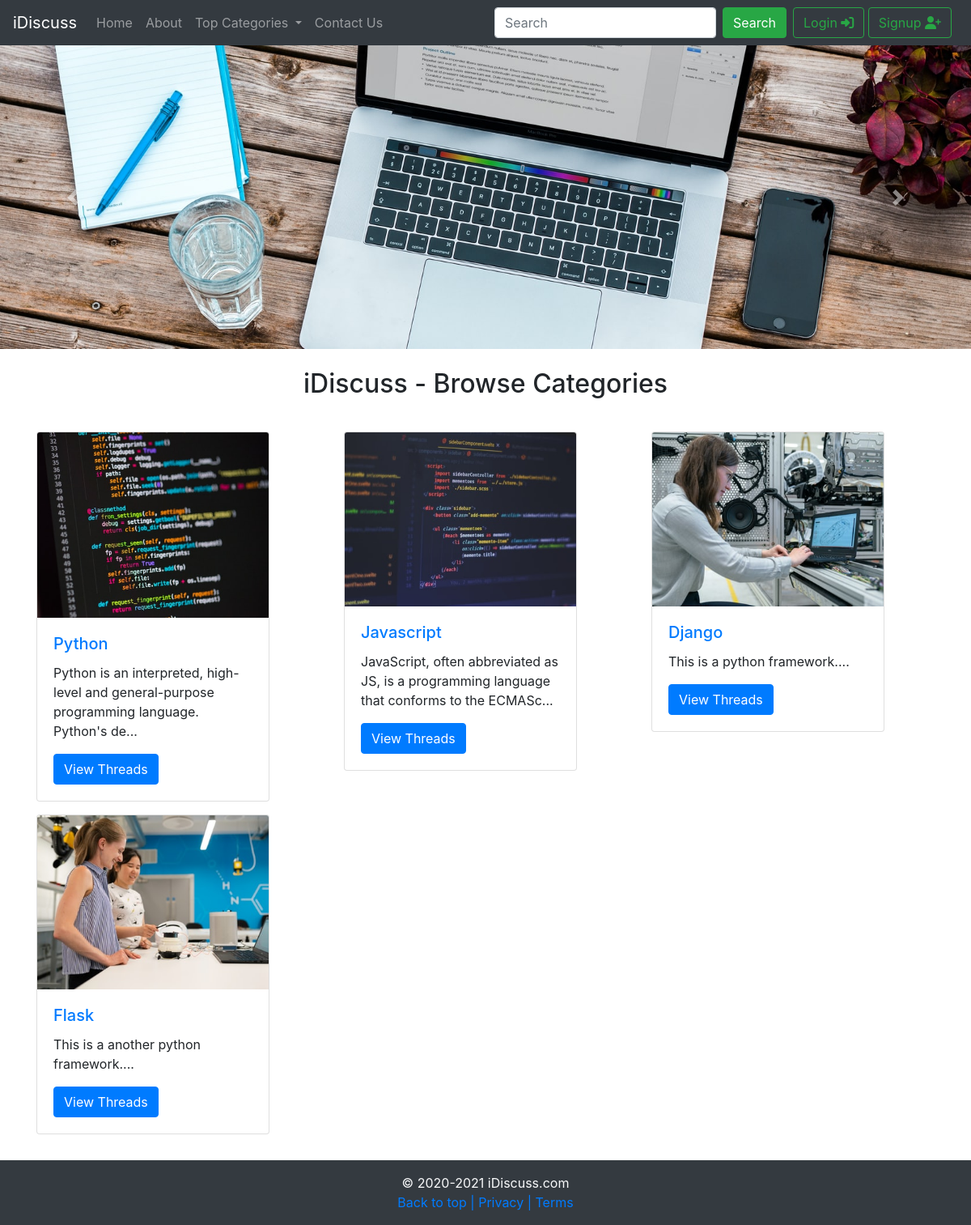
The page / on the database its author committed.
### tables this page shows
CREATE TABLE `categories` (
  `category_id` int(8) NOT NULL,
  `category_name` varchar(255) NOT NULL,
  `category_description` varchar(255) NOT NULL,
  `created` datetime NOT NULL DEFAULT current_timestamp()
);

### index.php (the view, shortened to what this page needs)
<!doctype html>
<html lang="en">
<head>
    <link rel="stylesheet" href="https://cdn.jsdelivr.net/npm/bootstrap@4.5.3/dist/css/bootstrap.min.css"
>
</head>
<body>
    <?php include "partials/_nav.php"; ?>
    <div id="carouselExampleFade" class="carousel slide carousel-fade" data-ride="carousel">
        <div class="carousel-inner">
            <div class="carousel-item active">
                <img src="img/Courosel1.jpg" class="d-block w-100" alt="...">
            </div>
        </div>
        <a class="carousel-control-prev" href="#carouselExampleFade" role="button" data-slide="prev">
            <span class="carousel-control-prev-icon" aria-hidden="true"></span>
        </a>
        <a class="carousel-control-next" href="#carouselExampleFade" role="button" data-slide="next">
            <span class="carousel-control-next-icon" aria-hidden="true"></span>
        </a>
    </div>
    <div class="container my-4">
        <h2 class="text-center">iDiscuss - Browse Categories</h2>
        <br>
        <div class="row">
            <?php
            $sql = "SELECT * FROM `categories`";
            $result = mysqli_query($conn, $sql);
            while($row = mysqli_fetch_assoc($result)){
                $id = $row['category_id'];
                $cat = $row['category_name'];
                $desc = $row['category_description'];
                echo '<div class="col-md-4">
                <div class="card my-2" style="width: 18rem;">
                    <img src="img/card-'. $id .'.jpg" class="card-img-top" alt="Image for category - '. $cat .'">
                    <div class="card-body">
                        <h5 class="card-title"><a href="threadlist.php?catid=' .$id . '">' .$cat . '</a></h5>
                        <p class="card-text">'. substr($desc, 0, 90) .'...</p>
                        <a href="threadlist.php?catid=' .$id . '" class="btn btn-primary">View Threads</a>
                    </div>
                </div>
            </div>';
            }
            ?>
        </div>
    </div>
    <?php include "partials/_footer.php"; ?>
</body>
</html>

### partials/_nav.php (shortened to what this page needs)
<?php
echo '<nav class="navbar sticky-top navbar-expand-lg navbar-dark bg-dark">
<a class="navbar-brand" href="index.php">iDiscuss</a>
<button class="navbar-toggler" type="button" data-toggle="collapse" data-target="#navbarSupportedContent" aria-controls="navbarSupportedContent" aria-expanded="false" aria-label="Toggle navigation">
  <span class="navbar-toggler-icon"></span>
</button>
<div class="collapse navbar-collapse" id="navbarSupportedContent">
  <ul class="navbar-nav mr-auto">
    <li class="nav-item">
      <a class="nav-link" href="index.php">Home <span class="sr-only">(current)</span></a>
    </li>
    <li class="nav-item">
      <a class="nav-link" href="about.php">About</a>
    </li>
    <li class="nav-item dropdown">
      <a class="nav-link dropdown-toggle" href="#" id="navbarDropdown" role="button" data-toggle="dropdown" aria-haspopup="true" aria-expanded="false">
        Top Categories
      </a>
      <div class="dropdown-menu" aria-labelledby="navbarDropdown">';
      echo  '</div>
    </li>
    <li class="nav-item">
      <a class="nav-link" href="contact.php">Contact Us</a>
    </li>
  </ul>';
  if(isset($_SESSION['loggedin']) && $_SESSION['loggedin'] == true){
  echo '<form class="form-inline my-2 my-lg-0" method="get" action="search.php">
    <input class="form-control mr-sm-2"  name="search"  type="search" placeholder="Search" aria-label="Search">
    <button class="btn btn-success my-2 my-sm-0" type="submit">Search</button> &nbsp;&nbsp;
      <p class="text-light my-0 mx-2"> Welcome '. $_SESSION['username'] .' </p>
      <a class="btn btn-outline-success" href="partials/_logout.php" role="button">Logout</a>
  </form>';
}
else{
  echo '<form class="form-inline my-2 my-lg-0" method="get" action="search.php" >
  <input class="form-control mr-sm-2"  name="search" type="search" placeholder="Search" aria-label="Search">
  <button class="btn btn-success my-2 my-sm-0" type="submit">Search</button>
</form>
<div class="mx-2">
  <button class="btn btn-outline-success" data-toggle="modal" data-target="#loginmodal">Login <i class="fas fa-sign-in-alt"></i></button>
  <button class="btn btn-outline-success" data-toggle="modal" data-target="#signupmodal">Signup <i class="fas fa-user-plus"></i></button>';
}
  echo '</div>
</div>
</nav>';
?>

### partials/_footer.php
<footer class="container-fluid bg-dark my-0 py-3 text-light">
    <p class="mb-0 text-center">&copy; 2020-2021 iDiscuss.com</p>
    <p class="mb-0 text-center">
      <a href="#">Back to top |</a>
      <a href="#">Privacy |</a>
      <a href="#">Terms</a>
    </p>
  </footer>

### rows shown on the page
categories: shows a picture, category_name "Python", category_description "Python is an interpreted, high-level and general-purpose programming language. Python's de"
categories: shows a picture, category_name "Javascript", category_description "JavaScript, often abbreviated as JS, is a programming language that conforms to the ECMASc"
categories: shows a picture, category_name "Django", category_description "This is a python framework."
categories: shows a picture, category_name "Flask", category_description "This is a another python framework."
